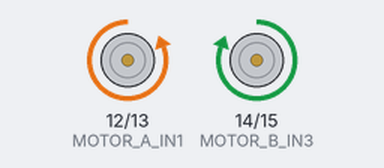
Bench run of a sketch on a simulated Arduino Uno, built with avr-gcc and run on an emulated ATmega328P. Shown: motor-driver pin pairs drawn as motors (green arrow = first pin HIGH = forward, orange = second pin HIGH = backward, longer = more drive).

Above: at 1.6 s.
At 5.7 s:
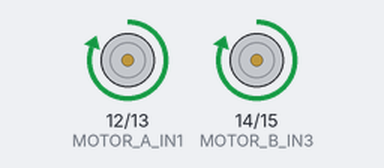
At 10.6 s:
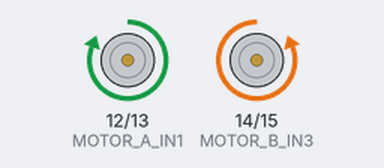
At 12.6 s:
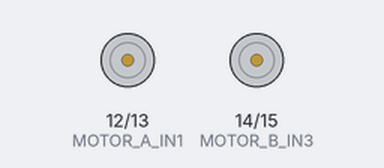
Timing chart, 0 to 14.1 s (numbered marks = the images above):
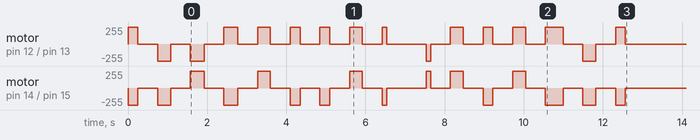

The sketch:

sketch_sep3a.ino
```cpp
// กำหนดขาควบคุมมอเตอร์ (ปรับเปลี่ยนตัวเลขได้ตามที่ต่อสายจริง)
#define MOTOR_A_IN1 12  // ล้อซ้าย เดินหน้า
#define MOTOR_A_IN2 13  // ล้อซ้าย ถอยหลัง
#define MOTOR_B_IN3 14  // ล้อขวา ถอยหลัง
#define MOTOR_B_IN4 15  // ล้อขวา เดินหน้า

void setup() {
  // ตั้งค่าให้ขาควบคุมมอเตอร์ทั้งหมดเป็นเอาต์พุต
  pinMode(MOTOR_A_IN1, OUTPUT);
  pinMode(MOTOR_A_IN2, OUTPUT);
  pinMode(MOTOR_B_IN3, OUTPUT);
  pinMode(MOTOR_B_IN4, OUTPUT);

  // สั่งให้รถหยุดนิ่งตอนเริ่มต้น
  stopRobot();

  moveForward();
  delay(250);

  stopRobot();
  delay(500);

  turnL();
  delay(325);

  stopRobot();
  delay(500);

  moveBackward();
  delay(350);

  stopRobot();
  delay(500);

  moveForward();
  delay(350);

  stopRobot();
  delay(500);

  turnR();
  delay(325);

  stopRobot();
  delay(500);

  moveForward();
  delay(250);

  stopRobot();
  delay(500);

  moveForward();
  delay(250);

  stopRobot();
  delay(500);

  turnR();
  delay(325);

  stopRobot();
  delay(500);

  moveForward();
  delay(110);

  stopRobot();
  delay(1000);

  moveBackward();
  delay(110);

  stopRobot();
  delay(500);

  turnR();
  delay(325);

  stopRobot();
  delay(500);

  moveForward();
  delay(250);

  stopRobot();
  delay(500);

  turnR();
  delay(325);

  stopRobot();
  delay(500);

  moveForward();
  delay(450);

  stopRobot();
  delay(500);

  turnL();
  delay(325);

  stopRobot();
  delay(500);

  moveForward();
  delay(250);

  stopRobot();
}
// ------ ฟังก์ชันควบคุมทิศทาง ------

void moveForward() {
  digitalWrite(MOTOR_A_IN1, HIGH);
  digitalWrite(MOTOR_A_IN2, LOW);
  digitalWrite(MOTOR_B_IN3, LOW);
  digitalWrite(MOTOR_B_IN4, HIGH);
}

void moveBackward() {
  digitalWrite(MOTOR_A_IN1, LOW);
  digitalWrite(MOTOR_A_IN2, HIGH);
  digitalWrite(MOTOR_B_IN3, HIGH);
  digitalWrite(MOTOR_B_IN4, LOW);
}

void stopRobot() {
  digitalWrite(MOTOR_A_IN1, LOW);
  digitalWrite(MOTOR_A_IN2, LOW);
  digitalWrite(MOTOR_B_IN3, LOW);
  digitalWrite(MOTOR_B_IN4, LOW);
}

void turnR() {
  digitalWrite(MOTOR_A_IN1, HIGH);
  digitalWrite(MOTOR_A_IN2, LOW);
  digitalWrite(MOTOR_B_IN3, HIGH);
  digitalWrite(MOTOR_B_IN4, LOW);
}

void turnL() {
  digitalWrite(MOTOR_A_IN1, LOW);
  digitalWrite(MOTOR_A_IN2, HIGH);
  digitalWrite(MOTOR_B_IN3, LOW);
  digitalWrite(MOTOR_B_IN4, HIGH);
}
```
